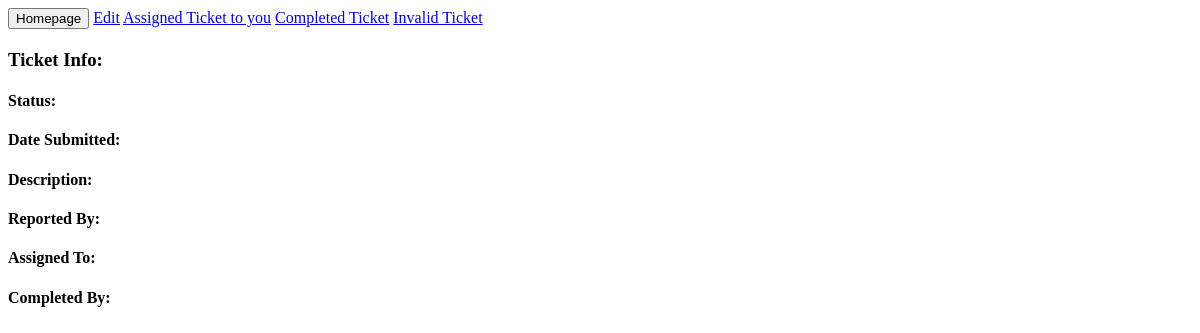
Before: /ticket_detail_view/1/ with the older database file.
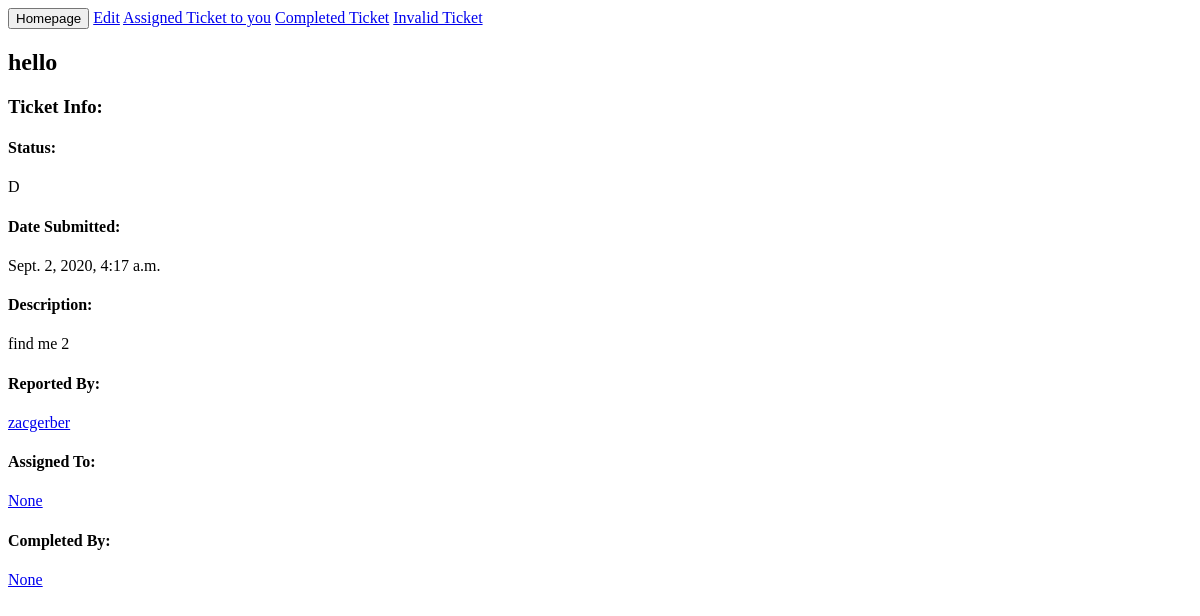
After: the same page with the newer database file.
### homepage/models.py (models this page shows, shortened)
class Ticket(models.Model):
    objects = None
    N = 'N'
    IP = 'IP'
    Invalid = 'INV'
    D = 'D'
    status_choices = [
        (N, 'New'),
        (IP, 'In_Progress'),
        (D, 'Done'),
        (Invalid, 'Invalid'),
    ]
    title = models.CharField(max_length=50)
    filed_date = models.DateTimeField(default=timezone.now)
    description = models.TextField()
    user_filed = models.ForeignKey(MyUser, related_name="user_filed", null=True, on_delete=models.CASCADE)
    ticket_status = models.CharField(
        max_length=3,
        choices=status_choices,
        default=N,
    )
    user_assigned = models.ForeignKey(MyUser, related_name="user_assigned", null=True, on_delete=models.CASCADE)
    user_completed = models.ForeignKey(MyUser, related_name="user_completed", null=True, on_delete=models.CASCADE)

### bugpostapp/models.py (models this page shows)
class MyUser(AbstractUser):
    username = models.CharField(max_length=80, unique=True)
    def __str__(self):
        return self.username

### homepage/views.py (the view)
# urls.py: path('ticket_detail_view/<int:ticket_id>/', views.ticket_detail_view, name='ticket_detail'),
def ticket_detail_view(request, ticket_id):
    html = "ticket_detail.html"
    ticket_detail = Ticket.objects.filter(id=ticket_id).first()
    return render(request, html, {"ticket": ticket_detail})

### templates/ticket_detail.html
<div>
<a href="/"><input class="homeButton" type="submit" value="Homepage"></a>
    <a class="dropdown-item" href="/ticket/{{ ticket.id }}/edit/">Edit</a>
    <a class="dropdown-item" href="/in_progress_ticket_view/{{ ticket.id }}/">Assigned Ticket to you</a>
    <a class="dropdown-item" href="/completed_ticket_view/{{ ticket.id }}/">Completed Ticket</a>
    <a class="dropdown-item" href="/invalid_ticket_view/{{ ticket.id }}/">Invalid Ticket</a>
</div>
<div>
    <h2>{{ ticket.title }}</h2>
    <h3>Ticket Info:</h3>
    <h4>Status:</h4> {{ ticket.ticket_status }}
    <h4>Date Submitted: </h4> {{ ticket.filed_date }}
    <h4>Description: </h4> {{ ticket.description }}
    <h4>Reported By: </h4> <a href="/user_detail_view/{{ ticket.user_filed.id}}">{{ ticket.user_filed }}</a>
    <h4>Assigned To: </h4> <a href="/user_detail_view/{{ ticket.user_assigned.id}}">{{ ticket.user_assigned }}</a>
    <h4>Completed By: </h4> <a href="/user_detail_view/{{ ticket.user_completed.id}}">{{ ticket.user_completed }}</a>
</div>

Changed rows visible on the page:
added Ticket: title "hello", ticket_status "D", filed_date "Sept. 2, 2020, 4:17 a.m.", description "find me 2", user_filed "zacgerber", user_assigned "None", user_completed "None"
